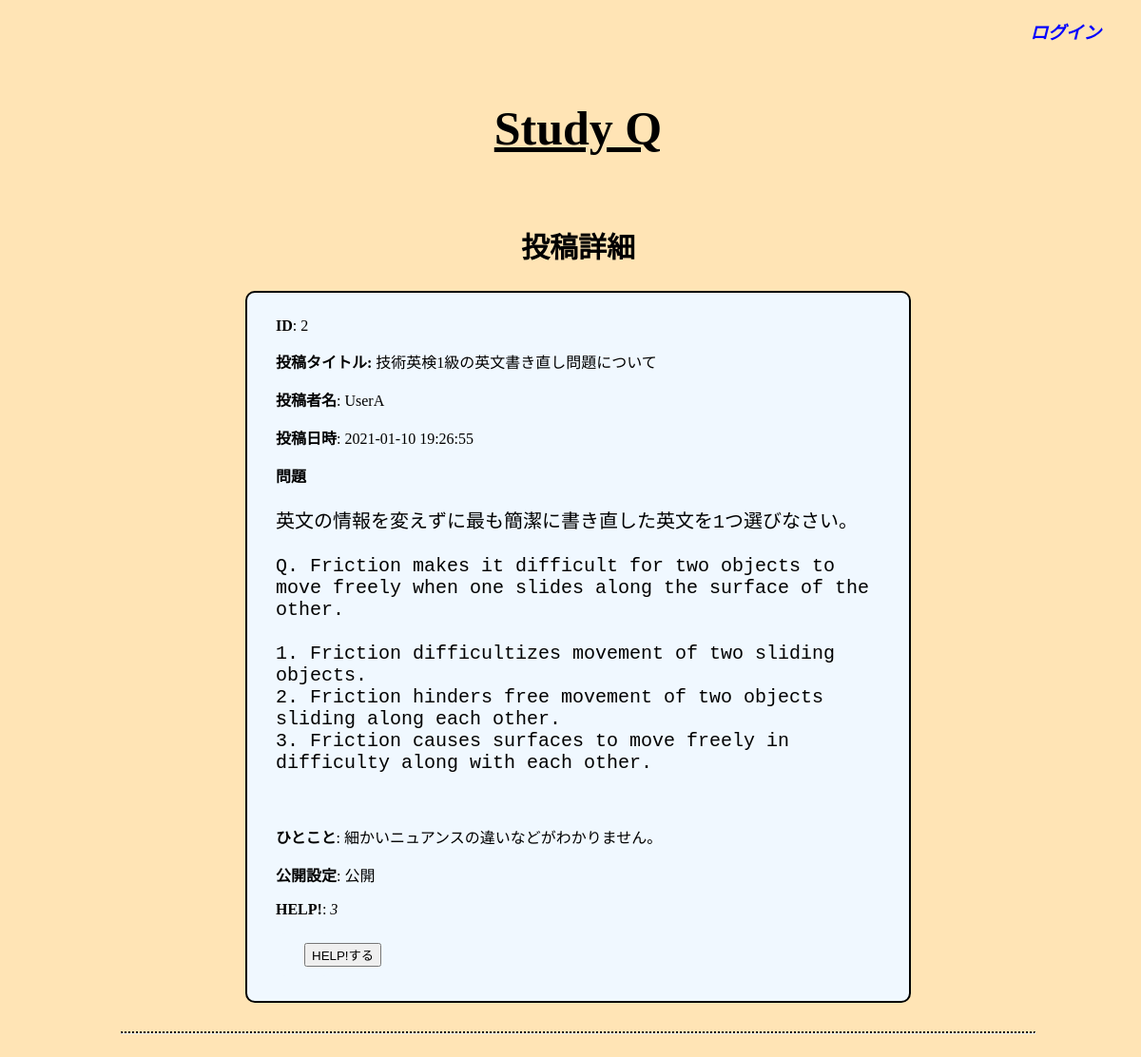
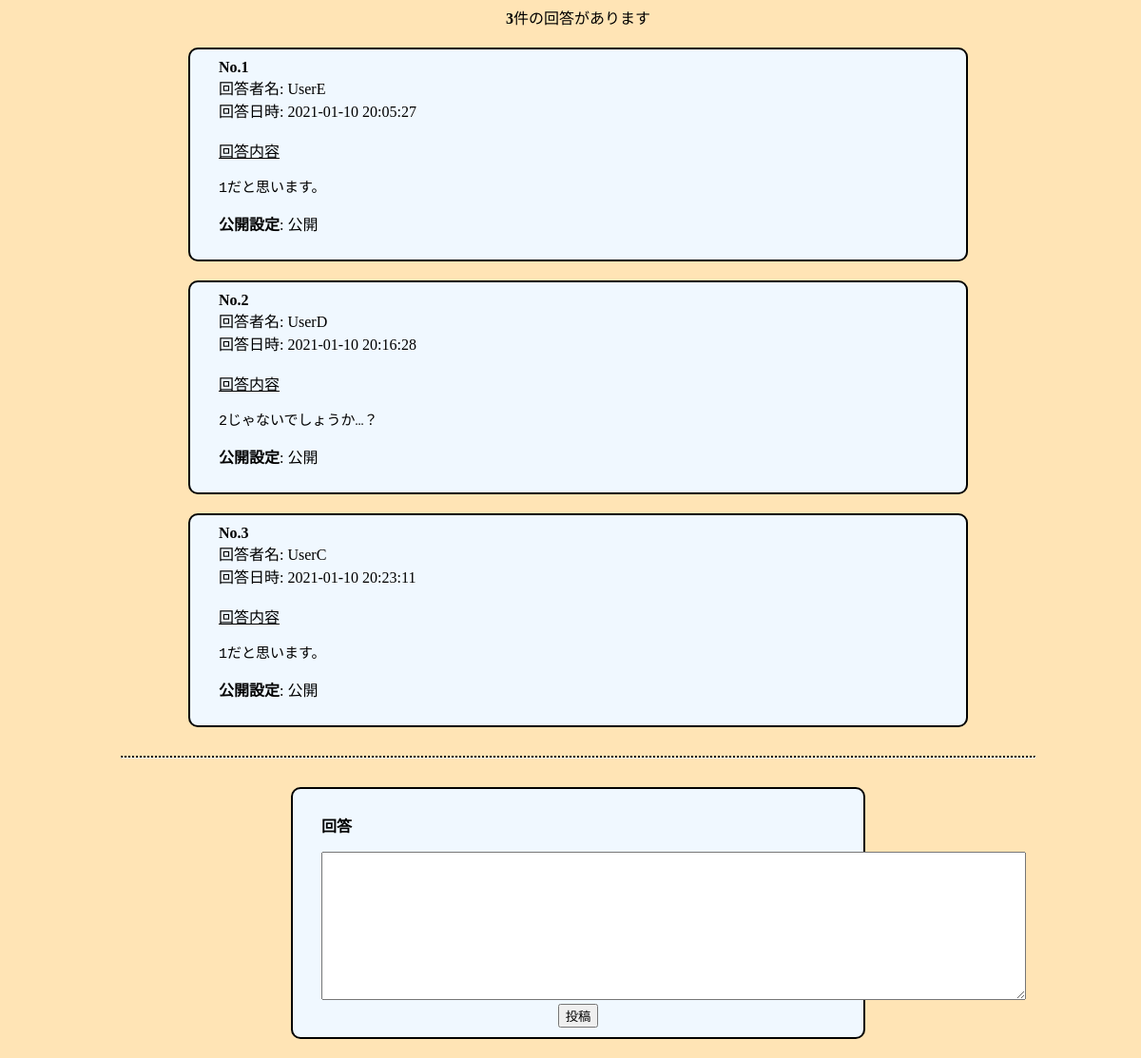
Screenshot of /detail.php?id=2 with the database file from the repository (2 pictures, top to bottom).
### tables this page shows
CREATE TABLE `Questions` (
  `question_id` int NOT NULL AUTO_INCREMENT,
  `user_id` varchar(16) NOT NULL,
  `title` varchar(64) NOT NULL,
  `body` varchar(2048) NOT NULL,
  `tweet` varchar(128) DEFAULT NULL,
  `date` datetime NOT NULL,
  `visible` int NOT NULL DEFAULT '1',
  PRIMARY KEY (`question_id`),
  KEY `user_id` (`user_id`),
  CONSTRAINT `questions_ibfk_1` FOREIGN KEY (`user_id`) REFERENCES `Users` (`user_id`) ON DELETE RESTRICT
);

CREATE TABLE `Users` (
  `user_id` varchar(16) NOT NULL,
  `nickname` varchar(32) NOT NULL,
  `hashed_pw` varchar(64) NOT NULL,
  `is_operator` int NOT NULL DEFAULT '0',
  PRIMARY KEY (`user_id`)
);

CREATE TABLE `Answers` (
  `question_id` int DEFAULT NULL,
  `user_id` varchar(16) DEFAULT NULL,
  `body` varchar(2048) NOT NULL,
  `date` datetime NOT NULL,
  `visible` int NOT NULL DEFAULT '1',
  KEY `user_id` (`user_id`),
  KEY `question_id` (`question_id`),
  CONSTRAINT `answers_ibfk_1` FOREIGN KEY (`user_id`) REFERENCES `Users` (`user_id`) ON DELETE RESTRICT,
  CONSTRAINT `answers_ibfk_2` FOREIGN KEY (`question_id`) REFERENCES `Questions` (`question_id`) ON DELETE RESTRICT
);

### util_func.php (called while the page is built, shortened)
<?php
function getUserMsg() {
    $nickname = $_SESSION["studyq_nickname"];
    if($nickname) {
        $mylink = "mypage.php";
        $hdmsg = "$nickname さんのマイページへ";
    } else {
        $mylink = "login.php";
        $hdmsg = "ログイン";
    }
    return array($mylink, $hdmsg);
}
?>

### detail.php (the view, shortened to what this page needs)
<?php
require "util_func.php";
list($mylink, $hdmsg) = getUserMsg();
$dbh = getDBHandler();
$question_id = $_GET["id"];
$is_operator = $_SESSION["studyq_is_operator"];
$sql = "select * from Questions as Q inner join Users as U on Q.user_id=U.user_id where question_id=\"$question_id\" and (Q.visible=1 or $is_operator=1);";
$question_info = $dbh->query($sql)->fetch();
$sql = "select * from Answers as A inner join Users as U on A.user_id=U.user_id where question_id=\"$question_id\" and (A.visible=1 or $is_operator=1) order by date asc;";
$answers = $dbh->query($sql)->fetchAll();
$sql = "select count(*) as count from Valuations where question_id=\"$question_id\";";
$help = $dbh->query($sql)->fetch()["count"];
?>
<!DOCTYPE html>
<html lang="ja">
<head>
    <link rel="stylesheet" type="text/css" href="style.css">
</head>
<body>
    <header>
        <h3 style="text-align: right;"><a href=<?php echo $mylink; ?>><i><?php echo $hdmsg; ?></i></a></h3>
    </header>
    <h1 class="title" onclick="javascript:window.location='/';return false;"><u>Study Q</u></h1>
    <h2 class="minititle">投稿詳細</h2>
    <div class="center" style="width: 60%; text-align: left;">
        <div class="listelement">
            <p><b>ID</b>: <?php echo $question_id; ?></p>
            <p><b>投稿タイトル: </b> <?php echo $question_info["title"]?> </p>
            <p><b>投稿者名</b>: <?php echo $question_info["nickname"]; ?></p>
            <p><b>投稿日時</b>: <?php echo $question_info["date"]; ?></p>
            <p><b>問題</b></p> <pre style="font-size: 20px;"><?php echo $question_info["body"]; ?></pre><br>
            <p><b>ひとこと</b>: <?php echo $question_info["tweet"]; ?></p>
            <p><b>公開設定</b>: <?php echo ($question_info["visible"] ? "公開" : "非公開"); ?></p>
            <p>
                <b>HELP!</b>: <i><?php echo $help; ?></i>
                <form style="width: 0px; border: 0px; margin: 0px;" method="POST" action="valuation_confirm.php">
                    <input type="submit" value="HELP!する">
                </form>
            </p>
        </div>
    </div>
    <hr>
    <p class="center"><b><?php echo count($answers); ?></b>件の回答があります</p>
    <div class="center" style="width: 70%;">
        <?php
            $idx = 1;
            foreach($answers as $answer) {
                $nickname = $answer["nickname"];
                $date = $answer["date"];
                $body = $answer["body"];
                $visible = $answer["visible"] ? "公開" : "非公開";
                echo "<div class=\"listelement\">";
                echo "<b>No.$idx</b><br>\n";
                echo "回答者名: $nickname<br>\n";
                echo "回答日時: $date<br><br>\n";
                echo "<u>回答内容</u><br> <pre style='font-size:15px;'>$body</pre>\n";
                echo "<p><b>公開設定</b>: $visible</p>\n";
                echo "</div>\n";
                ++ $idx;
            }
        ?>
    </div>
    <hr>
    <form class="center" style="width: 45%;" method="POST" action="answer_confirm.php">
        <div style="text-align: left;">
            <p><b>回答</b></p>
            <textarea rows="10" cols="90%" name="body"></textarea>
        </div>
        <input type="submit" value="投稿">
    </form>
</body>
</html>

### style.css (style rules this page uses)
a { color: #00F; text-decoration: none; }
body { width: 100%; background: #FFE4B5; }
header { padding-left: 50px; padding-right: 50px; }
.center { width: auto; text-align: center; margin-left: auto; margin-right: auto; }
h1.title { width: 250px; height: 100px; margin-top: 60px; margin-bottom: 30px; margin-left: auto; margin-right: auto; font-family: "arial black"; font-size: 50px; text-align: center; }
h2.minititle { width: 200px; height: 50px; margin-top: 20px; margin-bottom: 10px; margin-left: auto; margin-right: auto; font-family: "arial"; font-size: 30px; text-align: center; }
hr { width: 80%; border-top: 2px dotted #000; margin-top: 30px; margin-bottom: 30px; }
form { border: 2px solid #000; border-radius: 10px; background-color: aliceblue; margin: 20px 10px 20px 10px; padding: 10px 30px 10px 30px; text-align: center; }
div.listelement { border: 2px solid #000; border-radius: 10px; background-color: aliceblue; margin: 20px 10px 20px 10px; padding: 10px 30px 10px 30px; text-align: left; }
pre { white-space: pre-wrap; }
textarea { white-space: pre-wrap; }

### rows the page displays
questions: title "技術英検1級の英文書き直し問題について", user.nickname "UserA", date "2021-01-10 19:26:55", body "英文の情報を変えずに最も簡潔に書き直した英文を1つ選びなさい。 Q. Friction makes it difficult for two objects to move freely when one slides along the surface of the other. 1. Friction difficultizes movement of two sliding objects. 2. Friction hinders free movement of two objects sliding along each other. 3. Friction causes surfaces to move freely in difficulty along with each other.", tweet "細かいニュアンスの違いなどがわかりません。"
answers: user.nickname "UserE", date "2021-01-10 20:05:27", body "1だと思います。", visible "公開"
answers: user.nickname "UserD", date "2021-01-10 20:16:28", body "2じゃないでしょうか…？", visible "公開"
answers: user.nickname "UserC", date "2021-01-10 20:23:11", body "1だと思います。", visible "公開"

### other values shown
$hdmsg "ログイン"
$question_id "2"
$help "3"
count($answers) "3"
